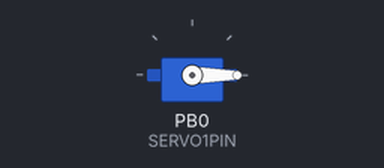
The sketch below on a simulated ATtiny85, built with avr-gcc and run on an emulated ATtiny85. Shown: servo.

Above: at 0.1 s.
At 3.4 s:
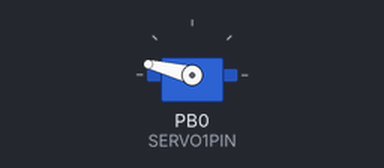
At 4.0 s:
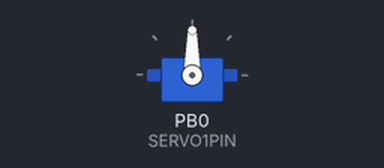
At 8.7 s:
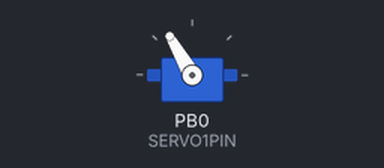
Timing chart, 0 to 10.2 s (numbered marks = the images above):
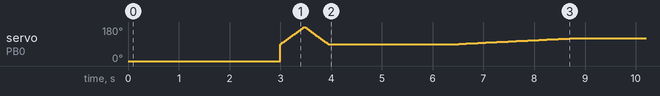

The sketch:

TrinketElectricTrimmerANDLeafBlower.ino
```cpp
/*------------------------------------------------------------------------------------------------------
                              Author : Evan Richinson aka MrRetupmoc42

Trinket Based Trimmer / Blower ESC Controller
  Press n' Hold a Button within a Certain Time to Turn on the Trimmer,
  Press Button Again to Shutdown the ESC

Summer 2015 : Created, Tuned and Uploaded...

-------------------------------------------------------------------------------------------------------*/

#include <Adafruit_SoftServo.h>

#define SERVO1PIN 0
Adafruit_SoftServo myServo1;

void setup() {
  // Set up the interrupt that will refresh the servo for us automagically
  OCR0A = 0xAF;            // any number is OK
  TIMSK |= _BV(OCIE0A);    // Turn on the compare interrupt (below!)

  myServo1.attach(SERVO1PIN);
  //myServo1.write(90);           // Tell servo to go to position per quirk
  //delay(15);                    // Wait 15ms for the servo to reach the position

  myServo1.write(0);
  delay(3000);

  // Tell ESC Max Speed Output
  for(int servospeed = 90; servospeed <= 180; servospeed++) {
      myServo1.write(servospeed);
      delay(5);
  }

  // Reset ESC Speed Softly
  for(int servospeed = 180; servospeed >= 90; servospeed--) {
      myServo1.write(servospeed);
      delay(5);
  }

  // Give it a Break
  delay(2500);

  // Ramp up for Use
  for(int servospeed = 90; servospeed <= 120; servospeed++) {
      myServo1.write(servospeed);
      delay(75);
  }
}

void loop()  {
  delay(1000);
}

// We'll take advantage of the built in millis() timer that goes off
// to keep track of time, and refresh the servo every 20 milliseconds
volatile uint8_t counter = 0;
SIGNAL(TIMER0_COMPA_vect) {
  // this gets called every 2 milliseconds
  counter += 2;
  // every 20 milliseconds, refresh the servos!
  if (counter >= 20) {
    counter = 0;
    myServo1.refresh();
  }
}
```
